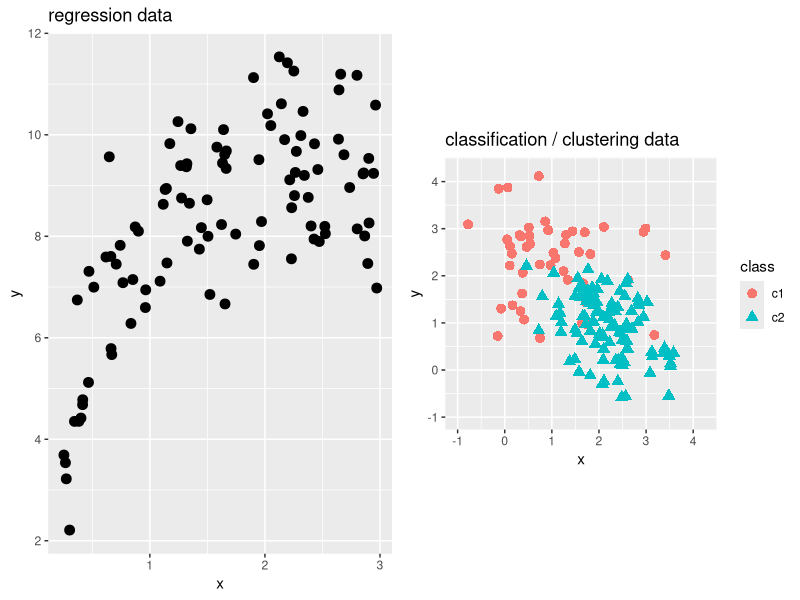
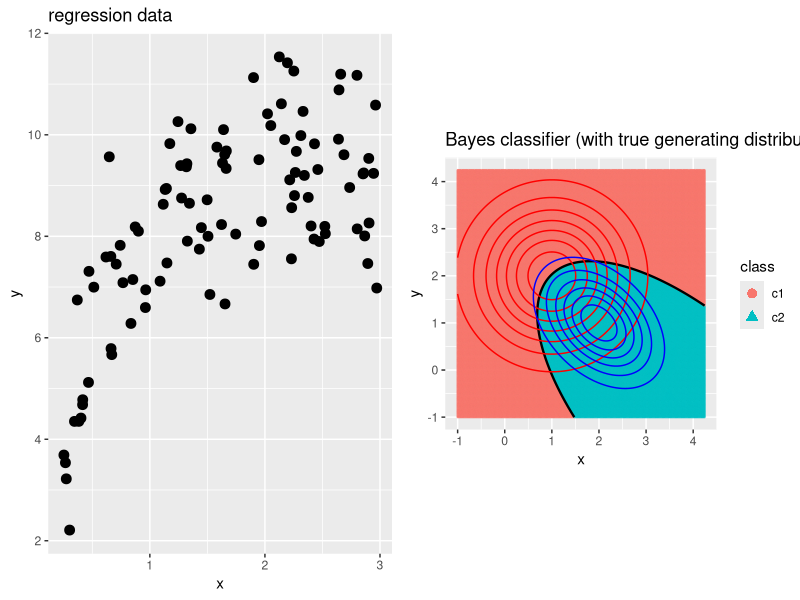
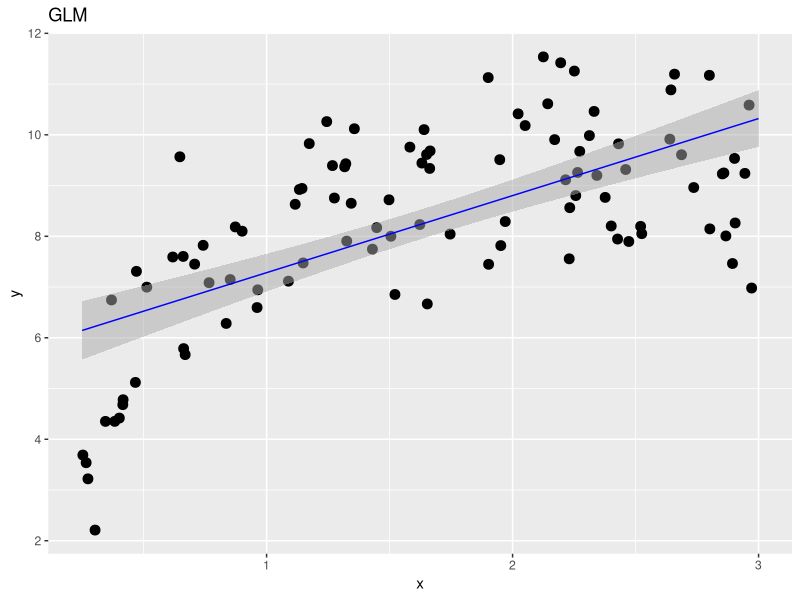

The R script that drew these images, in order: (Note: this script raises an error after producing the figures.)
## ---- chunk 1
knitr::opts_chunk$set(echo = TRUE, warning = FALSE, fig.width = 10)
## ---- chunk 2
library(tidyverse)
library(RColorBrewer)
library(tidyverse)
library(gridExtra)
library(MASS)
library(rms) # for splines
library(glmnet) # for ridge, lasso, elastic net
library(caret) # for various methods
library(mvtnorm) # for computing bivariate normal density
## ---- chunk 3
set.seed(12345) # for reproducibility

x<-runif(100,min=0.25,max=3)
y<-10-2/x+rnorm(length(x),mean=0,sd=1)

regDat<-data.frame(x=x,y=y)

for(j in 1:6){
  regDat[,paste(sep="","v",j)]<-rnorm(length(x)) # for the penalisation methods
}

classDat<-data.frame(class=c(rep("c1",50),rep("c2",100)),x=NA,y=NA)
classDat[classDat$class=="c1",c("x","y")]<-mvrnorm(sum(classDat$class=="c1"),mu=c(1,2),Sigma=diag(1,2))
classDat[classDat$class=="c2",c("x","y")]<-mvrnorm(sum(classDat$class=="c2"),mu=c(2,1),Sigma=matrix(byrow=T,nrow=2,c(0.5,-0.2,-0.2,0.5)))

newRegDat<-data.frame(x=seq(0.25,3,length=1000))
newClassDat<-expand.grid(x=seq(-1,4.5,length=300),y=seq(-1,4.5,length=300))

save(regDat,classDat,newRegDat,newClassDat,file=paste(sep="","regClassDat_",Sys.Date(),".RData"))

# simple data plots
p0a<-ggplot() + 
  geom_point(data=regDat,mapping=aes(x=x,y=y),size=3) +
  ggtitle("regression data")

p0b<-ggplot() + 
  geom_point(data=classDat,mapping=aes(col=class,x=x,y=y,pch=class),size=3) + 
  xlim(-1,4.25) + ylim(-1,4.25) +
  coord_fixed(ratio = 1) +
  ggtitle("classification / clustering data")

grid.arrange(p0a,p0b,ncol=2)


densC1<-dmvnorm(x=newClassDat,mean=c(1,2),sigma=diag(1,2))
densC2<-dmvnorm(x=newClassDat,mean=c(2,1),sigma=matrix(byrow=T,nrow=2,c(0.5,-0.2,-0.2,0.5)))
priorC1<-50/150
priorC2<-100/150
postC1<-priorC1*densC1/(priorC1*densC1+priorC2*densC2)
newClassDat$bayesClassif<-factor(ifelse(postC1>0.5,"c1","c2"))
newClassDat$bayesClassifNum<-postC1
newClassDat$trueC1dens<-densC1
newClassDat$trueC2dens<-densC2

p0bwithBayesClassif<-p0b + 
  geom_point(mapping=aes(x=x,y=y,col=bayesClassif),data=newClassDat,size=0.2,alpha=0.5) +
  geom_contour(mapping=aes(x=x,y=y,z=bayesClassifNum),data=newClassDat,breaks=0.5,color="black",lwd=0.8) + 
  geom_contour(mapping=aes(x=x,y=y,z=trueC1dens),data=newClassDat,color="red",lwd=0.5) +
  geom_contour(mapping=aes(x=x,y=y,z=trueC2dens),data=newClassDat,color="blue",lwd=0.5) +
  ggtitle("Bayes classifier (with true generating distributions) - classification boundary")

grid.arrange(p0a,p0bwithBayesClassif,ncol=2)
## ---- chunk 4
m1<-lm(y~x,data=regDat)
pred1<-data.frame(predict(m1,newdata=newRegDat,interval="confidence"))
newRegDat$lwr<-pred1$lwr
newRegDat$upr<-pred1$upr
newRegDat$fit<-pred1$fit
polyDat<-data.frame(x=c(newRegDat$x,newRegDat$x[nrow(newRegDat):1]),y=c(newRegDat$lwr,newRegDat$upr[nrow(newRegDat):1]))

p1reg<-p0a + 
  geom_polygon(data=polyDat,mapping=aes(x=x,y=y),color=NA,fill="darkgrey",alpha=0.5) +
  geom_line(data=newRegDat,mapping=aes(x=x,y=fit), color="blue", linetype="solid") +
  ggtitle("GLM")

print(p1reg)

m1class<-glm(family="binomial",class~x+y,data=classDat)
newClassDat$pred1class<-predict(m1class,newdata=newClassDat,type="response")
newClassDat$pred1classBin<-factor(ifelse(newClassDat$pred1class>0.5,"c2","c1"))

p1class<- p0b +
  geom_point(mapping=aes(x=x,y=y,col=pred1classBin),data=newClassDat,size=0.2,alpha=0.5) +
  geom_contour(mapping=aes(x=x,y=y,z=pred1class),data=newClassDat,breaks=0.5,color="black",lwd=0.8) + 
  ggtitle("GLM - logistic regression classification boundary")

print(p1class)
## ---- chunk 5
m2a<-lm(y~lsp(x,1),data=regDat)
pred2a<-data.frame(predict(m2a,newdata=newRegDat,interval="confidence"))
newRegDat$lwr<-pred2a$lwr
newRegDat$upr<-pred2a$upr
newRegDat$fit<-pred2a$fit
polyDat<-data.frame(x=c(newRegDat$x,newRegDat$x[nrow(newRegDat):1]),y=c(newRegDat$lwr,newRegDat$upr[nrow(newRegDat):1]))

p2a<-p0a +
  geom_polygon(data=polyDat,mapping=aes(x=x,y=y),color=NA,fill="darkgrey",alpha=0.5) +
  geom_line(data=newRegDat,mapping=aes(x=x,y=fit), color="blue", linetype="solid") +
  ggtitle("Linear spline (1 knot)")

m2b<-lm(y~rcs(x,3),data=regDat)
pred2b<-data.frame(predict(m2b,newdata=newRegDat,interval="confidence"))
newRegDat$lwr<-pred2b$lwr
newRegDat$upr<-pred2b$upr
newRegDat$fit<-pred2b$fit
polyDat<-data.frame(x=c(newRegDat$x,newRegDat$x[nrow(newRegDat):1]),y=c(newRegDat$lwr,newRegDat$upr[nrow(newRegDat):1]))

p2b<-p0a +
  geom_polygon(data=polyDat,mapping=aes(x=x,y=y),color=NA,fill="darkgrey",alpha=0.5) +
  geom_line(data=newRegDat,mapping=aes(x=x,y=fit), color="blue", linetype="solid") +
  ggtitle("Restricted cubic spline (3 knots)")


grid.arrange(p2a,p2b,nrow=2)
## ---- chunk 6
m3_elnet<-glmnet(y=regDat$y,x=as.matrix(regDat[,-2]),alpha=0.5)
m3_ridge<-glmnet(y=regDat$y,x=as.matrix(regDat[,-2]),alpha=0)
m3_lasso<-glmnet(y=regDat$y,x=as.matrix(regDat[,-2]),alpha=1)

par(mfrow=c(1,2),mar=c(5,4,6,1))
plot(m3_ridge,main="ridge regression",label=T,xvar="lambda",lwd=2)
plot(m3_lasso,main="lasso regression",label=T,xvar="norm",lwd=2)
## ---- chunk 7
m4knn<-train(class ~ x + y, data = classDat,
                 method = "knn",
                 preProcess = c("center", "scale"), # (centering &) scaling recommended as otherwise variables on large numerical scales will dominate the distance metric
                 tuneGrid=data.frame(k=15)) # number of nearest neighbours; could also have R select this for us via CV but for illustration purposes we fix this here (otherwise we would first specify parameters for the CV...)

newClassDat$pred4knn<-predict(m4knn,newdata=newClassDat)
newClassDat$pred4knnNum<-as.integer(newClassDat$pred4knn)-1

p4knn<-p0b +
  geom_point(mapping=aes(x=x,y=y,col=pred4knn),data=newClassDat,size=0.2,alpha=0.5) +
  geom_contour(mapping=aes(x=x,y=y,z=pred4knnNum),data=newClassDat,breaks=0.5,color="black",lwd=0.8) + 
  ggtitle("nearest neighbour (k=15) classification boundary")

print(p4knn)

m4knnReg<-train(y ~ x, data = regDat,
             method = "knn",
             preProcess = c("center", "scale"), # (centering &) scaling recommended as otherwise variables on large numerical scales will dominate the distance metric
             tuneGrid=data.frame(k=15)) # number of nearest neighbours; could also have R select this for us via CV but for illustration purposes we fix this here (otherwise we would first specify parameters for the CV...)

newRegDat$pred4knnReg<-predict(m4knnReg,newdata=newRegDat)

p4knnReg<-p0a +
  geom_line(data=newRegDat,mapping=aes(x=x,y=pred4knnReg), color="blue", linetype="solid") +
  ggtitle("kNN regression (k=15)")

print(p4knnReg)
## ---- chunk 8
m4kmeans<-kmeans(classDat[,c("x","y")], centers=2, nstart=20) # in practice, just as for kNN, you would probably want to do first center & scale....
classDat$kmeans<-factor(m4kmeans$cluster)
classC1<-as.character(names(sort(table(classDat$class[classDat$kmeans==1]),decreasing=TRUE))[1]) # this work here, but could backfire if one class is overwhelmingly more common than the other and both clusters aredominated by that class...
classC2<-as.character(names(sort(table(classDat$class[classDat$kmeans==2]),decreasing=TRUE))[1]) # this work here, but could backfire if one class is overwhelmingly more common than the other and both clusters aredominated by that class...

nearestCentroid<-function(x,kmeans) {
  centDist<-apply(kmeans$centers, MARGIN=1, FUN=function(y){sqrt(sum((x-y)^2))})
  return(which.min(centDist)[1])
}

newClassDat$pred4kmeans<-factor(ifelse(apply(newClassDat[,c("x","y")],MARGIN=1,FUN=nearestCentroid,kmeans=m4kmeans)==1,classC1,classC2))
newClassDat$pred4kmeansNum<-as.integer(newClassDat$pred4kmeans)-1

p4kmeansClust<-ggplot() + 
  geom_point(data=classDat,mapping=aes(x=x,y=y,pch=kmeans),col="black",alpha=0.5,cex=5) + 
  geom_point(data=classDat,mapping=aes(x=x,y=y,col=class),cex=2) +
  xlim(-1,4.25) + ylim(-1,4.25) +
  ggtitle("k-means clustering")

print(p4kmeansClust)

p4kmeansClass<-p0b +
  geom_point(mapping=aes(x=x,y=y,col=pred4kmeans),data=newClassDat,size=0.2,alpha=0.5) +
  geom_contour(mapping=aes(x=x,y=y,z=pred4kmeansNum),data=newClassDat,breaks=0.5,color="black",lwd=0.8) + 
  ggtitle("k-means classification boundary")

print(p4kmeansClass)
## ---- chunk 9
dens1<-kde2d(x=classDat$x[classDat$class=="c1"],y=classDat$y[classDat$class=="c1"],n=300,lims=c(c(-1,4.25),c(-1,4.25)))
dens2<-kde2d(x=classDat$x[classDat$class=="c2"],y=classDat$y[classDat$class=="c2"],n=300,lims=c(c(-1,4.25),c(-1,4.25)))
prior1<-sum(classDat$class=="c1")/nrow(classDat)
prior2<-sum(classDat$class=="c2")/nrow(classDat)
class1Post<-prior1*dens1$z/(prior1*dens1$z+prior2*dens2$z) # only can do this because we evaluated dens1, dens2 on the same grid!
class2Post<-prior2*dens2$z/(prior1*dens1$z+prior2*dens2$z) # not needed; only added for the sake of completeness
class1PostVect<-as.vector(class1Post)

tmpGr<-expand.grid(dens1$x,dens1$y)
tmpClassDat<-data.frame(x=tmpGr[,1],y=tmpGr[,2],pred5KernDensNum=class1PostVect,pred5KernDens=factor(ifelse(class1PostVect>0.5,"c1","c2")),class1Dens=as.vector(dens1$z),class2Dens=as.vector(dens2$z))

p5kerndensClass<-p0b + 
  geom_point(mapping=aes(x=x,y=y,col=pred5KernDens),data=tmpClassDat,size=0.2,alpha=0.5) +
  geom_contour(mapping=aes(x=x,y=y,z=pred5KernDensNum),data=tmpClassDat,breaks=0.5,color="black",lwd=0.8) + 
  geom_contour(mapping=aes(x=x,y=y,z=class1Dens),data=tmpClassDat,color="red",lwd=0.5) +
  geom_contour(mapping=aes(x=x,y=y,z=class2Dens),data=tmpClassDat,color="blue",lwd=0.5) +
  ggtitle("Kernel density estimation - classification boundary")

print(p5kerndensClass)
## ---- chunk 10
m7lda<-train(class ~ x + y, data = classDat, method = "lda") 

newClassDat$pred7lda<-predict(m7lda,newdata=newClassDat)
newClassDat$pred7ldaNum<-as.integer(newClassDat$pred7lda)-1

m7qda<-train(class ~ x + y, data = classDat, method = "qda") 

newClassDat$pred7qda<-predict(m7qda,newdata=newClassDat)
newClassDat$pred7qdaNum<-as.integer(newClassDat$pred7qda)-1

p7lda<-p0b +
  geom_point(mapping=aes(x=x,y=y,col=pred7lda),data=newClassDat,size=0.2,alpha=0.5) +
  geom_contour(mapping=aes(x=x,y=y,z=pred7ldaNum),data=newClassDat,breaks=0.5,color="black",lwd=0.8) + 
  ggtitle("LDA classification boundary")

p7qda<-p0b +
  geom_point(mapping=aes(x=x,y=y,col=pred7qda),data=newClassDat,size=0.2,alpha=0.5) +
  geom_contour(mapping=aes(x=x,y=y,z=pred7qdaNum),data=newClassDat,breaks=0.5,color="black",lwd=0.8) + 
  ggtitle("QDA classification boundary")

grid.arrange(p7lda,p7qda,ncol=2)
## ---- chunk 11
m8cartClass<-train(class ~ x + y, data = classDat, method = "rpart", tuneGrid=data.frame(cp=0)) # as this is a simple example, the graph will be more interesting for a fully grown tree, hence set cost-complexiy parameter to 0

newClassDat$pred8cartClass<-predict(m8cartClass,newdata=newClassDat)
newClassDat$pred8cartClassNum<-as.integer(newClassDat$pred8cartClass)-1

p8cartClass<-p0b +
  geom_point(mapping=aes(x=x,y=y,col=pred8cartClass),data=newClassDat,size=0.2,alpha=0.5) +
  geom_contour(mapping=aes(x=x,y=y,z=pred8cartClassNum),data=newClassDat,breaks=0.5,color="black",lwd=0.8) + 
  ggtitle("CART decision tree (fully grown) classification boundary")

m8cartReg<-train(y ~ x, data = regDat, method = "rpart")
newRegDat$pred8cartReg<-predict(m8cartReg,newdata=newRegDat)

p8cartReg<-p0a +
  geom_line(data=newRegDat,mapping=aes(x=x,y=pred8cartReg), color="blue", linetype="solid") +
  ggtitle("CART decision tree regression")

grid.arrange(p8cartClass,p8cartReg,ncol=2)
## ---- chunk 12
m8rfClass<-train(class ~ x + y, data = classDat, method = "rf", tuneGrid=data.frame(mtry=c(1,2)), trainControl=trainControl(method = "repeatedcv", number = 10, repeats = 3))

newClassDat$pred8rfClass<-predict(m8rfClass,newdata=newClassDat,type="raw")
newClassDat$pred8rfClassNum<-predict(m8rfClass,newdata=newClassDat,type="prob")[,1]

p8rfClass<-p0b +
  geom_point(mapping=aes(x=x,y=y,col=pred8rfClass),data=newClassDat,size=0.2,alpha=0.5) +
  geom_contour(mapping=aes(x=x,y=y,z=pred8rfClassNum),data=newClassDat,breaks=0.5,color="black",lwd=0.8) + 
  ggtitle("Random forest classification boundary")

m8rfReg<-train(y ~ x, data = regDat, method = "rf", tuneGrid=data.frame(mtry=1), trainControl=trainControl(method = "repeatedcv", number = 10, repeats = 3))
newRegDat$pred8rfReg<-predict(m8rfReg,newdata=newRegDat)

p8rfReg<-p0a +
  geom_line(data=newRegDat,mapping=aes(x=x,y=pred8rfReg), color="blue", linetype="solid") +
  ggtitle("Random forest regression")

grid.arrange(p8rfClass,p8rfReg,ncol=2)
## ---- chunk 13
# sticking to basic MLPs here
m9mlpClass<-train(class ~ x + y, data = classDat, method = "mlp") # many other methods, e.g. nnet
newClassDat$pred9mlpClass<-predict(m9mlpClass,newdata=newClassDat,type="raw")
newClassDat$pred9mlpClassNum<-predict(m9mlpClass,newdata=newClassDat,type="prob")[,1]

p9mlpClass<-p0b +
  geom_point(mapping=aes(x=x,y=y,col=pred9mlpClass),data=newClassDat,size=0.2,alpha=0.5) +
  geom_contour(mapping=aes(x=x,y=y,z=pred9mlpClassNum),data=newClassDat,breaks=0.5,color="black",lwd=0.8) + 
  ggtitle("Neural network (MLP, 1 hidden layer) classification boundary")


m9mlpReg<-train(y ~ x, data = regDat, method = "mlp")
newRegDat$pred9mlpReg<-predict(m9mlpReg,newdata=newRegDat)

p9mlpReg<-p0a +
  geom_line(data=newRegDat,mapping=aes(x=x,y=pred9mlpReg), color="blue", linetype="solid") +
  ggtitle("Neural network (MLP, 1 hidden layer) regression")

grid.arrange(p9mlpClass,p9mlpReg,ncol=2)
## ---- chunk 14
tmpDat<-classDat[,1:3]
tmpDat[,2]<-scale(classDat[,2],center=T,scale=T)
tmpDat[,3]<-scale(classDat[,3],center=T,scale=T)

pcaObj<-prcomp(tmpDat[,2:3],retx=T)
pcaDat<-data.frame(class=classDat$class,pcaObj$x)

p11pca<-ggplot(data=pcaDat,mapping=aes(x=PC1,y=PC2,col=class,pch=class)) + 
  geom_point(size=3) +
  xlim(-3,3) + ylim(-3,3) +
  coord_fixed(ratio = 1) +
  ggtitle("PCA - rotated data")

p0balt<-p0b + coord_fixed(ratio = 1)

grid.arrange(p0balt,p11pca,ncol=2)
